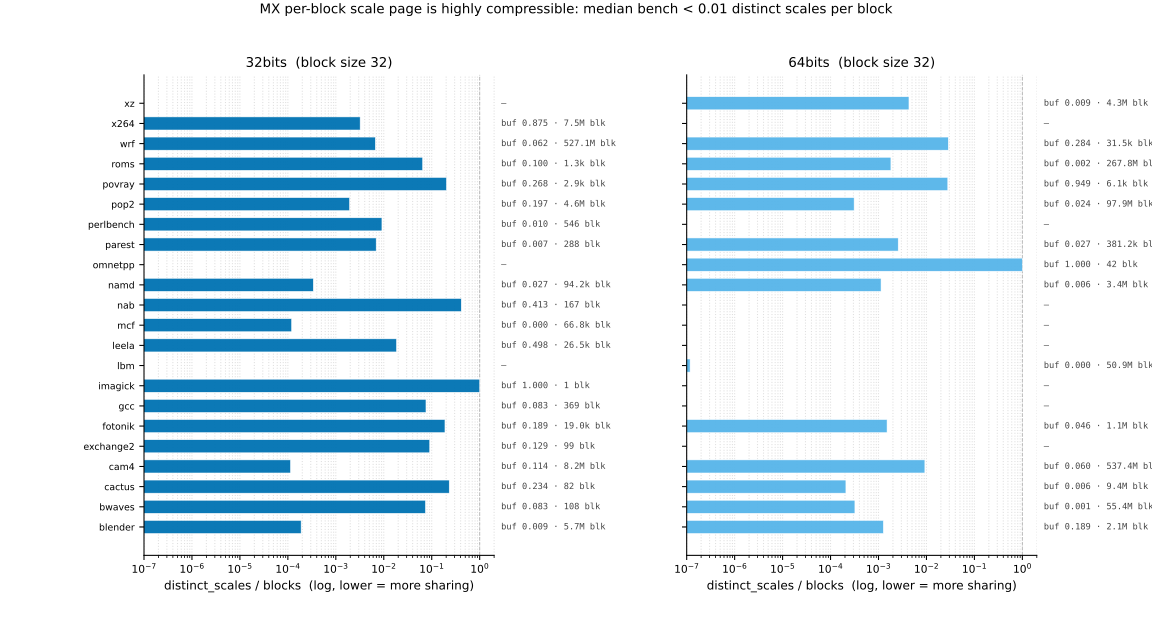

Here is the Python script that generated this plot:
#!/usr/bin/env python3
"""MX scale-sharing efficiency at block size 32.

For each (bench, alloc_type), `overall_scale_share = distinct_scales /
blocks` measures how compressible the per-block scale page is. Low values
(≪ 1) mean many blocks share the same shared exponent — the per-block
scale overhead is amortizable. Values near 1 mean every block needs its
own distinct scale and the scale page is incompressible.

Two panels (32bits / 64bits). Per panel, one horizontal log-x bar per
bench. The right margin annotates `mean_per_buffer_scale_share` (the
within-buffer scale variety) and the absolute block count, so the
"distinct_scales / blocks" ratio can be read in context.

Block size 32 is plotted; in this dataset the {16, 32, 64} sweep is
flat — all three sizes produce the same per-buffer scale-share
statistics (the snapshot rolls up to identical per-buffer state).
"""
from pathlib import Path

import matplotlib.pyplot as plt
import numpy as np
import pandas as pd

HERE = Path(__file__).resolve().parent
OUT  = HERE / "figure.svg"

ALLOC_TYPES = ["32bits", "64bits"]
COLORS = {"32bits": "#0072B2", "64bits": "#56B4E9"}
BLOCK_SIZE = 32


def _fmt_count(n: int) -> str:
    if n >= 1_000_000_000:
        return f"{n/1e9:.1f}B"
    if n >= 1_000_000:
        return f"{n/1e6:.1f}M"
    if n >= 1_000:
        return f"{n/1e3:.1f}k"
    return str(int(n))


def main() -> None:
    df = pd.read_csv(HERE / "result.csv")
    df = df[df.block_size == BLOCK_SIZE]

    # Sanity-print: verify the {16,32,64} sweep is genuinely flat.
    full = pd.read_csv(HERE / "result.csv")
    flat = (full.groupby(["bench", "alloc_type"])["overall_scale_share"]
                .nunique() == 1).all()
    print(f"overall_scale_share constant across block_size: {flat}")

    benches = sorted(df["bench"].unique())

    fig, axes = plt.subplots(
        1, 2, figsize=(12.0, 6.5), sharey=True,
        gridspec_kw={"wspace": 0.55},
    )

    y = np.arange(len(benches))

    for ax, atype in zip(axes, ALLOC_TYPES):
        sub = (df[df.alloc_type == atype]
               .set_index("bench").reindex(benches))
        share = sub["overall_scale_share"].to_numpy(dtype=float)
        ax.barh(y, np.where(np.isnan(share), 0, share),
                height=0.65, color=COLORS[atype],
                edgecolor="white", linewidth=0.4, alpha=0.95)

        ax.set_yticks(y)
        ax.set_yticklabels(benches, fontsize=7)
        ax.invert_yaxis()
        ax.set_xscale("log")
        ax.set_xlim(1e-7, 2.0)
        ax.set_xlabel("distinct_scales / blocks  (log, lower = more sharing)",
                      fontsize=9)
        ax.tick_params(axis="x", labelsize=8)
        ax.set_title(f"{atype}  (block size {BLOCK_SIZE})", fontsize=10)
        ax.grid(axis="x", which="both", linestyle=":", alpha=0.4)
        ax.set_axisbelow(True)
        for spine in ("top", "right"):
            ax.spines[spine].set_visible(False)
        ax.axvline(1.0, color="#888", linestyle="--", linewidth=0.7,
                    alpha=0.6, zorder=0)

        # Right-margin annotation: per-buffer mean share + block count.
        for i, bench in enumerate(benches):
            mean_buf = sub.at[bench, "mean_per_buffer_scale_share"]
            n_blocks = sub.at[bench, "blocks"]
            if pd.isna(mean_buf):
                txt = "—"
            else:
                txt = f"buf {mean_buf:.3f} · {_fmt_count(n_blocks)} blk"
            ax.text(1.02, i, txt, ha="left", va="center",
                    fontsize=6.5, color="#444",
                    family="monospace",
                    transform=ax.get_yaxis_transform())

    fig.suptitle(
        "MX per-block scale page is highly compressible: "
        "median bench < 0.01 distinct scales per block",
        fontsize=10, y=0.995,
    )
    fig.tight_layout(rect=(0, 0, 1, 0.96))
    fig.savefig(OUT, format="svg")
    print(f"wrote {OUT}")


if __name__ == "__main__":
    main()
